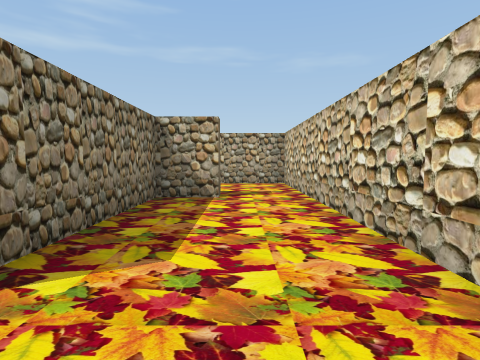
[1] (above)

18 first-person views from a walk through a Unity game level. The camera is 1.5 m above the floor, tilts 4° down and sees 80° across. The floor is counted in squares, 2 m on a side. Each view is taken from the middle of a square. On the plan, view 1 faces up. The plan holds only what a view shows up to about 10 squares ahead; the rest is blank.

[2]
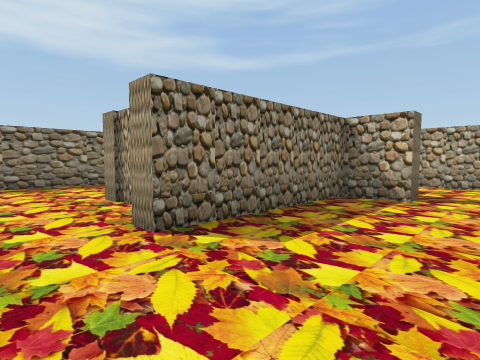

[3]
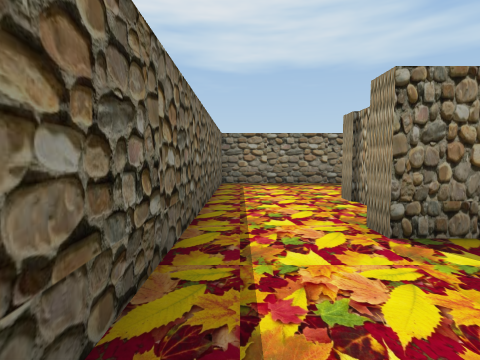

[4]
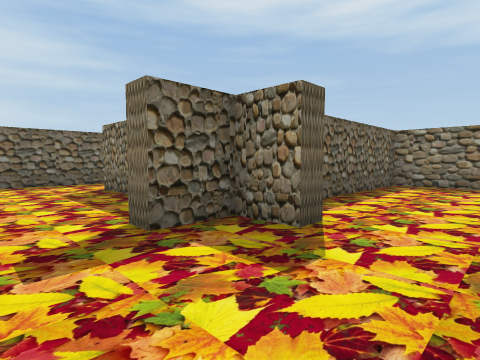

[5]
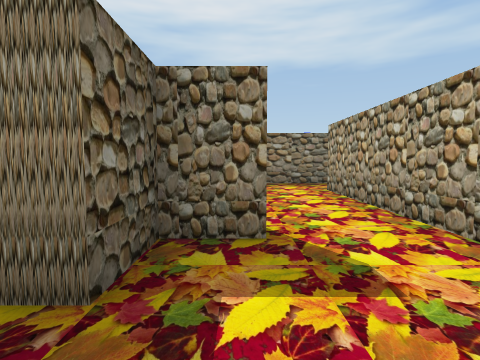

[6]
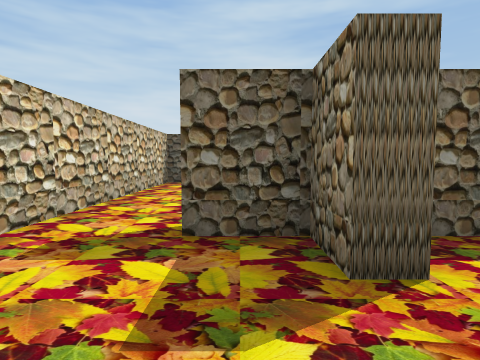

[7]
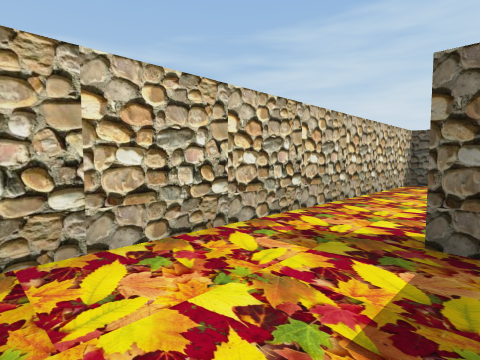

[8]
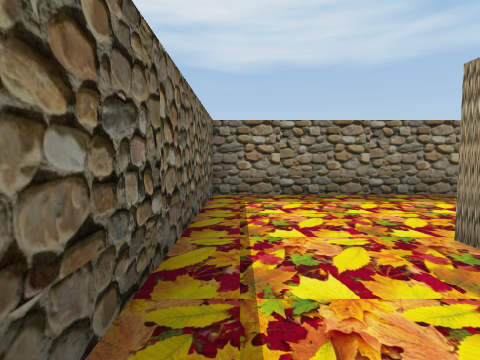

[9]
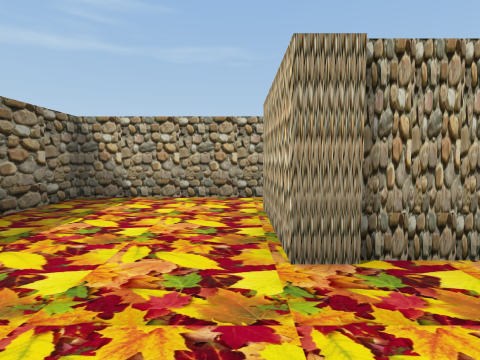

[10]
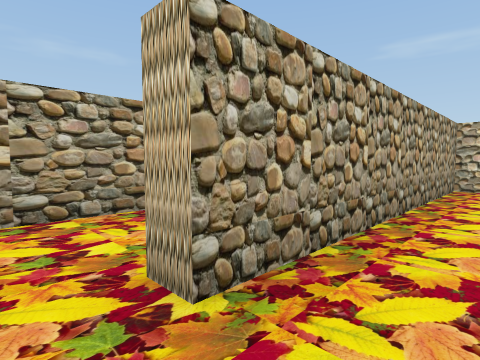

[11]
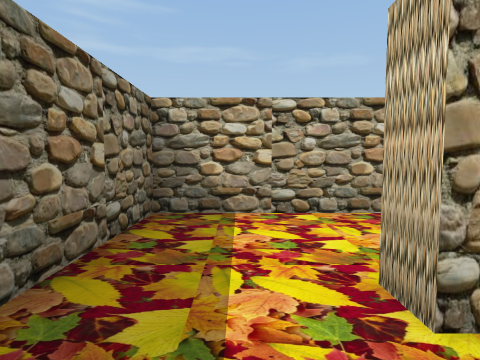

[12]
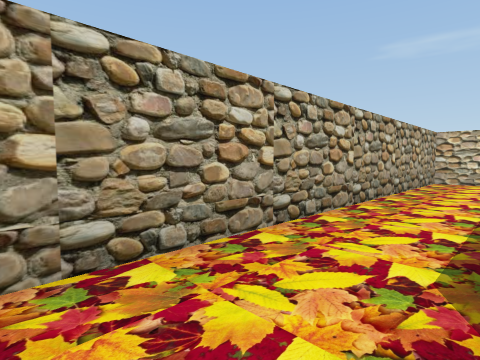

[13]
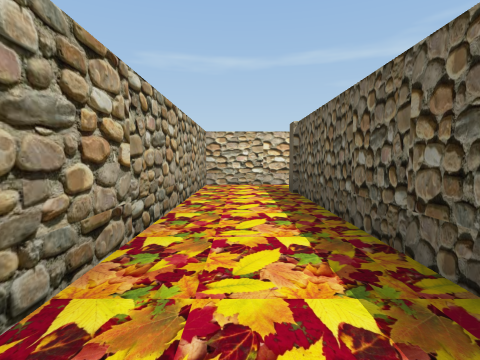

[14]
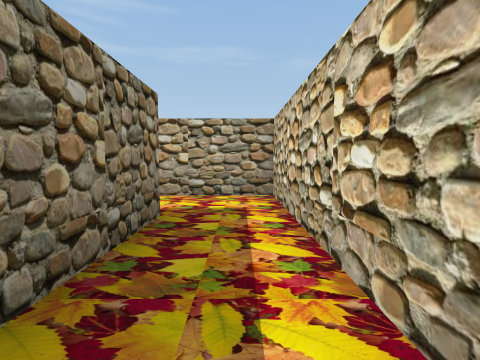

[15]
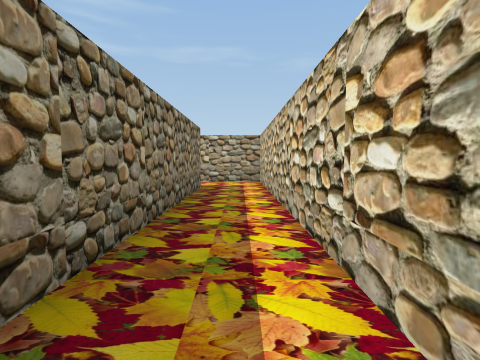

[16]
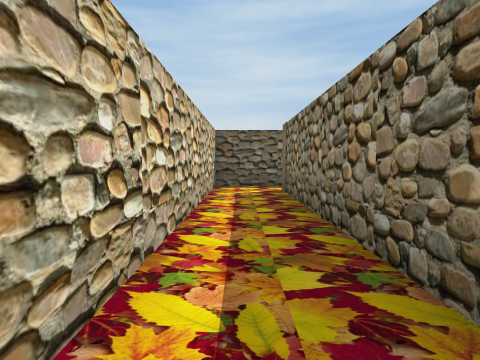

[17]
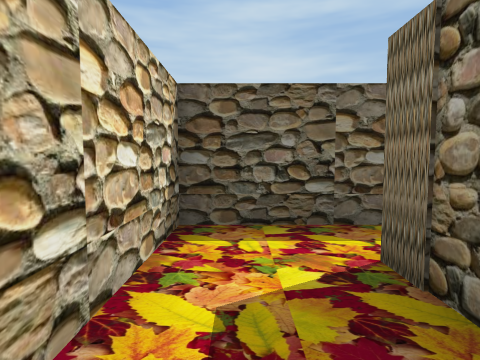

[18]
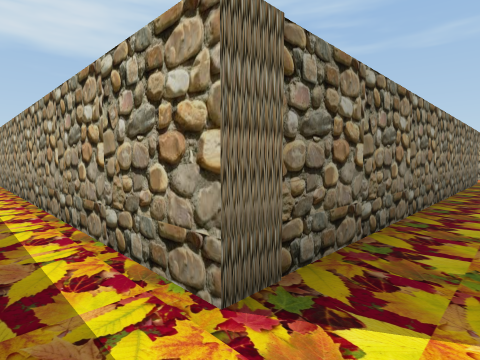

### Floor plan
Ten units are one square. View 1 is at (0, 0); x grows to the right and y downward. Boxes are objects, and circles mark ways between rooms. Rooms are numbered by the first view taken in them; rooms with no view inside come last. Other rooms are left out.
<svg viewBox="-87 -125 129 153">
<path fill="none" stroke="#000" d="M-45 -57 -82 -57 -82 6 14 6 14 -92 -62 -92M-22 -73 -17 -73 -17 -62 -4 -62 -4 -57 -17 -57 -17 -14 -22 -14M-31 -21 -46 -21 -46 -46M-82 -96 -82 -62 -29 -62M-35 -97 19 -97 19 11M-62 -92 -62 -98M37 23 37 -120 -82 -120 -82 -96M12 23 37 23M19 11 -76 11"/>
<circle cx="-70" cy="-100" r="3" fill="#2a7"/>
<circle cx="30" cy="10" r="3" fill="#2a7"/>
<text x="-40" y="-50">1</text>
<text x="30" y="-80">2</text>
<text x="-30" y="20">3</text>
</svg>
Room 1 opens to room 2. Room 2 opens to room 3.

Where each view was taken, in squares from view 1:
view 1: 0 up, 0 right, facing up
view 2: 0 up, 1 right, facing up-left
view 3: 0 up, 1 right, facing left
view 4: 9 up, 1 right, facing down-left
view 5: 7 up, 1 right, facing left
view 6: 9 up, 1 left, facing down
view 7: 9 up, 1 left, facing down-right
view 8: 0 up, 2 left, facing left
view 9: 0 up, 5 left, facing up
view 10: 8 up, 7 left, facing up-right
view 11: 8 up, 7 left, facing up
view 12: 10 up, 7 left, facing up-right
view 13: 11 up, 5 left, facing right
view 14: 6 up, 3 right, facing up
view 15: 2 up, 3 right, facing up
view 16: 6 up, 3 right, facing down
view 17: 1 up, 3 right, facing down
view 18: 2 down, 3 right, facing up-left
